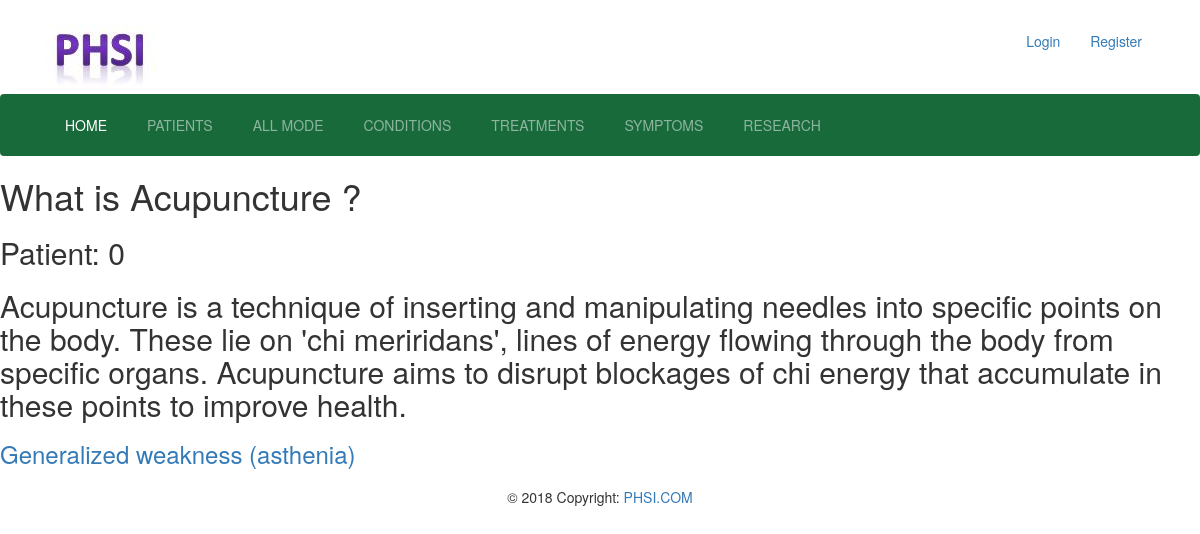
Screenshot of /medicine/medicinewise-symptom/3/ with the database file from the repository.
### medicine/models.py (models this page shows, shortened)
class Medicinary(models.Model):
	name 			= models.CharField(max_length=100)
	details			= models.TextField()
	subcategory		= models.ForeignKey(MedicineSubCategory, on_delete=models.CASCADE, related_name='medicines')
	symptoms		= models.ManyToManyField(Symptoms, related_name='medicines')

class MedicineWiseSymptom(models.Model):
	name 			= models.CharField(max_length=100)
	slug            = models.SlugField(null=True, blank=True)
	details 		= models.TextField()
	medicine 		= models.ForeignKey(Medicinary, on_delete=models.CASCADE, related_name='symptom')

### medicine/views.py (the view)
# urls.py: path('medicinewise-symptom/<int:id>/', medicinewise_symptom, name = 'medicinewise-symptom'),
def medicinewise_symptom(request, id):
	medicine = Medicinary.objects.get(id=id)
	patients = Patient.objects.filter(prescription__icontains = medicine.name)
	patients_num = len(patients)
	symptoms = MedicineWiseSymptom.objects.filter(medicine__id=id)
	context = {
		'medicine': medicine,
		'patients_num': patients_num,
		'symptoms': symptoms,
	}
	template = 'medicine/medicinewise.html'
	return render(request, template, context)

### templates/medicine/medicinewise.html
{% extends 'base.html' %}
{% load static %}
{% block content %}
	<h1>What is {{medicine.name}} ?</h1>
	<h2>Patient: {{patients_num}}</h2>
	<h2>{{medicine.details}}</h2>
	{% for symptom in symptoms %}
		<h3><a href="{% url 'symptom-detail' symptom.slug %}">{{symptom.name}}</a></h3>
	{% endfor %}
{% endblock %}

### static/layout/style.css (style rules this page uses)
* { box-sizing: border-box; }
body { margin: 0; padding: 0; background-color:white; }

### rows the page displays
Medicinary: name "Acupuncture", details "Acupuncture is a technique of inserting and manipulating needles into specific points on the body. These lie on 'chi meriridans', lines of energy flowing through the body from specific organs. Acupuncture aims to disrupt blockages of chi energy that accumulate in these points to improve health."
MedicineWiseSymptom: name "Generalized weakness (asthenia)"

### other values shown
{{ patients_num }} "0"
